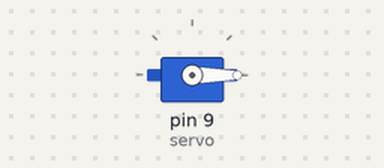
This sketch was run on a simulated Arduino Uno, built with avr-gcc and run on an emulated ATmega328P. On the bench: servo.

Above: at 1.05 s.
At 2.5 s:
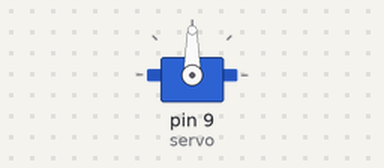
At 4.0 s:
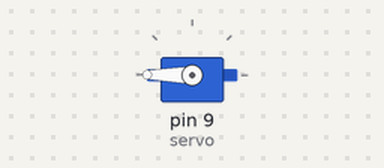
Timing chart, 0 to 7.9 s (numbered marks = the images above):
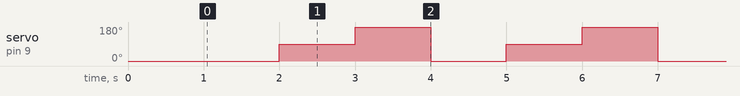

The sketch:

01_Sudut_Servo.ino
```cpp
#include <Servo.h>

Servo servo;

void setup() {
  servo.attach(9);
  servo.write(0);
  delay(1000);
}

void loop() {
  servo.write(0);
  delay(1000);
  servo.write(90);
  delay(1000);
  servo.write(180);
  delay(1000);
}
```

Measured:
- by itself, servo on pin 9 (servo): repeats every 3.0 s: 180° 1.0 s, 0° 1.0 s, 90° 1.0 s
